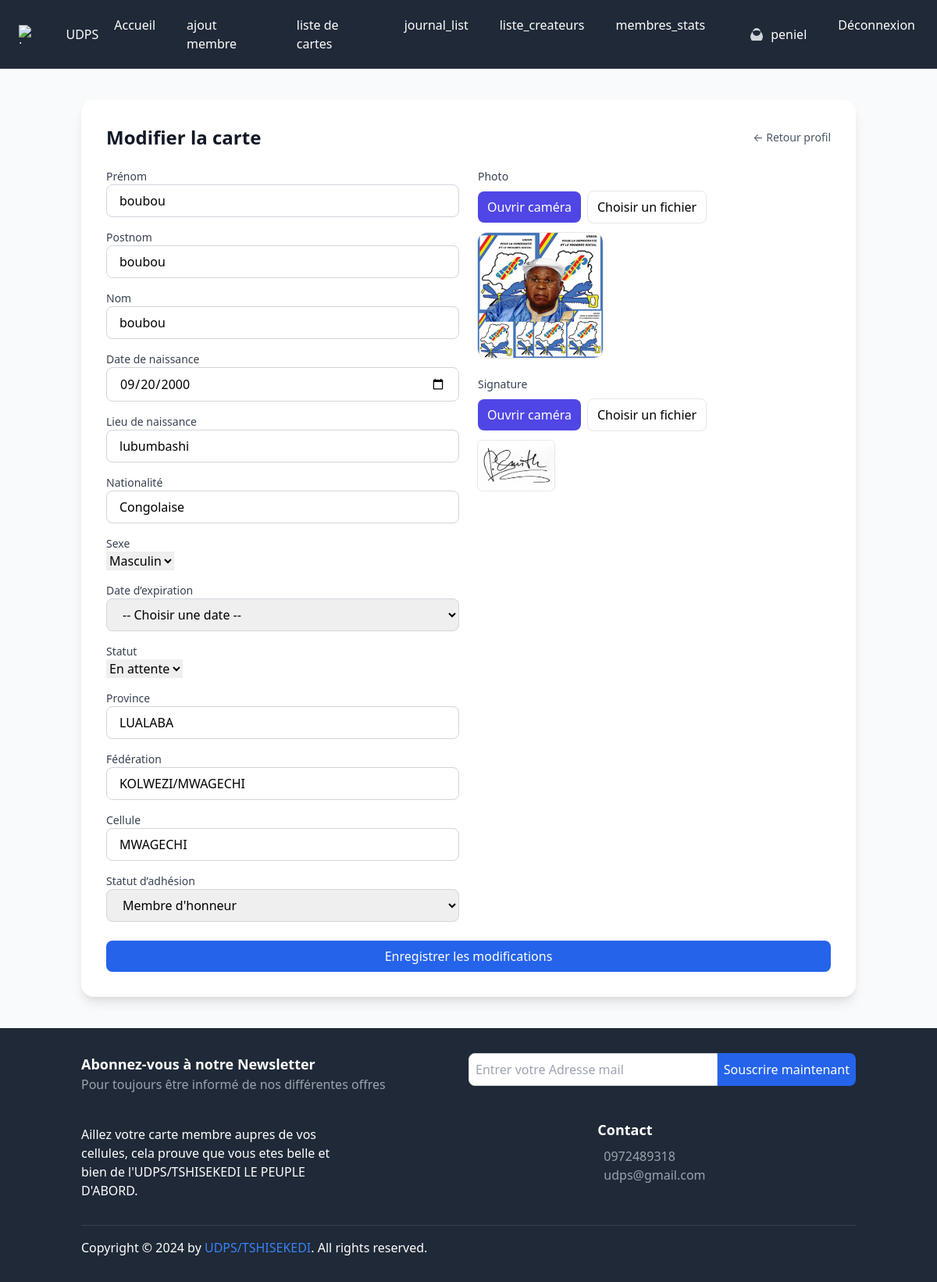
The app's page /user/user/carte/17/modifier/ (signed in), older data.
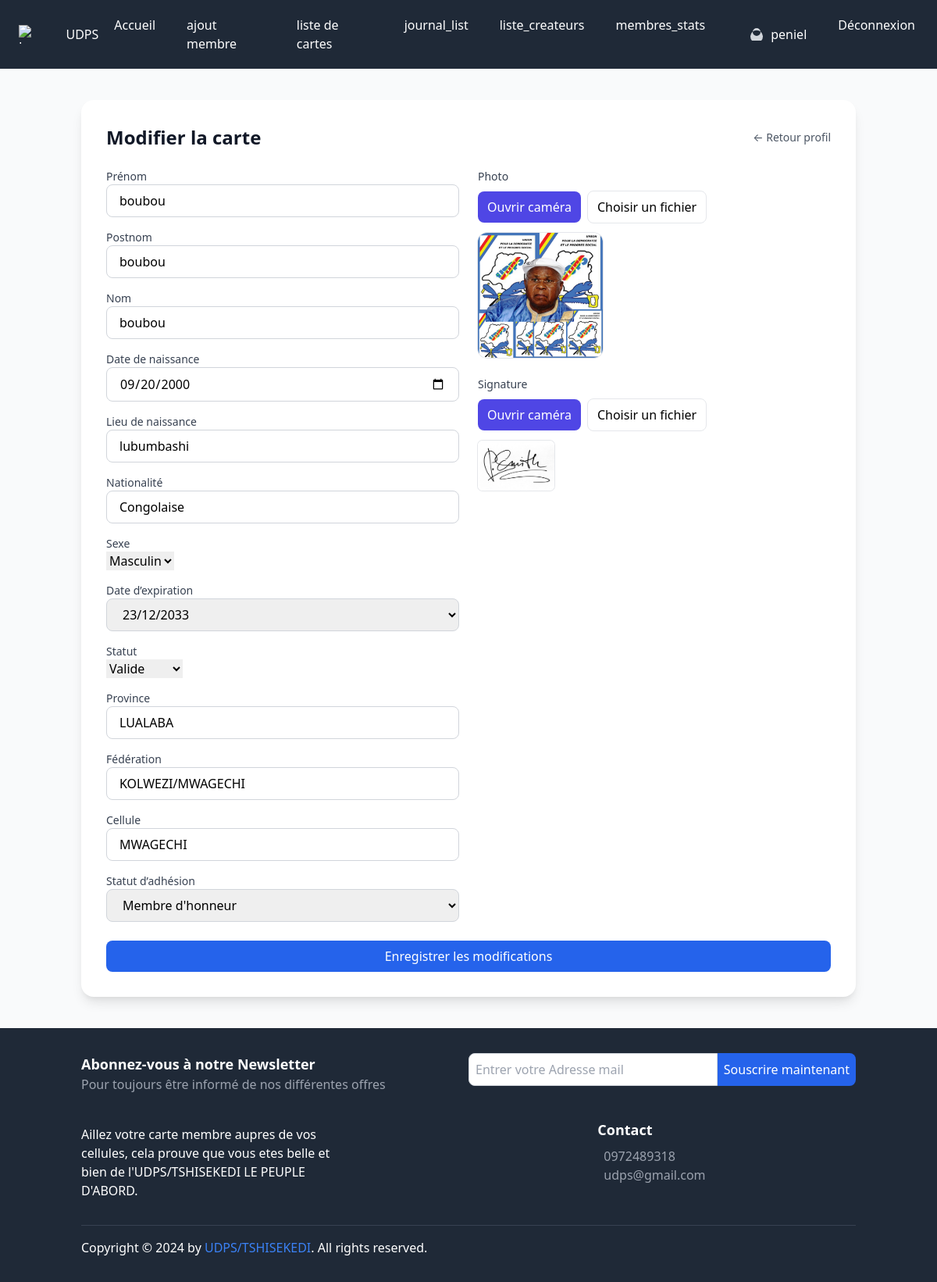
The same page, newer data.
### core/models.py (models this page shows, shortened)
class Citoyen(models.Model):
    STATUT_CHOICES = (
        ("pending", "En attente"),
        ("valid", "Valide"),
        ("invalid", "Invalide"),
    )
    SEXE_CHOICES = (
        ("M", "Masculin"),
        ("F", "Féminin"),
    )
    ADHESION_CHOICES = (
        ("membre_honneur", "Membre d'honneur"),
        ("president_federation", "Président Fédération"),
        ("president_cellule", "Président Cellule"),
    )
    prenom = models.CharField(max_length=100)
    postnom = models.CharField(max_length=100, blank=True, null=True)
    nom = models.CharField(max_length=100)
    date_naissance = models.DateField()
    lieu_naissance = models.CharField(max_length=150, blank=True, null=True)
    nationalite = models.CharField(max_length=100, default="Congolaise")
    sexe = models.CharField(max_length=1, choices=SEXE_CHOICES, default="M")
    province = models.CharField(max_length=150, blank=True, null=True)
    federation = models.CharField(max_length=150, blank=True, null=True)
    cellule = models.CharField(max_length=150, blank=True, null=True)
    statut_adhesion = models.CharField(
        max_length=30,
        choices=ADHESION_CHOICES,
        default="membre_honneur"
    )
    photo = models.ImageField(upload_to="citoyens/photos/", blank=True, null=True)
    signature = models.ImageField(upload_to="citoyens/signatures/", blank=True, null=True)
    numero_identite = models.CharField(max_length=20, unique=True, blank=True)
    statut = models.CharField(max_length=10, choices=STATUT_CHOICES, default="pending")
    qr_code = models.ImageField(upload_to="citoyens/qrcodes/", blank=True, null=True)
    date_expiration_fk = models.ForeignKey(
        "DateExpirationfk",
        on_delete=models.SET_NULL,
        null=True,
        blank=True,
        related_name="citoyens"
    )
    date_creation = models.DateTimeField(auto_now_add=True)
    cree_par = models.ForeignKey(
        settings.AUTH_USER_MODEL,
        on_delete=models.SET_NULL,
        null=True,
        related_name="citoyens_crees"
    )
    valide_par = models.ForeignKey(
        settings.AUTH_USER_MODEL,
        on_delete=models.SET_NULL,
        null=True,
        blank=True,
        related_name="citoyens_valides"
    )

### core/views.py (the view)
# urls.py: path('user/carte/<int:citoyen_id>/modifier/', views.modifier_carte, name='modifier_carte'),
@login_required(login_url="signin")
def modifier_carte(request, citoyen_id):
    citoyen = get_object_or_404(Citoyen, id=citoyen_id)
    if request.user != citoyen.cree_par:
        messages.error(request, "Vous n'êtes pas autorisé à modifier cette carte.")
        return redirect("profile")
    if request.method == "POST":
        form = CitoyenForm(request.POST, request.FILES, instance=citoyen)
        if form.is_valid():
            form.save()
            messages.success(request, "Carte citoyenne modifiée avec succès ✅")
            return redirect("profile", user_id=request.user.id)
    else:
        form = CitoyenForm(instance=citoyen)
    return render(request, "core/modifier_carte.html", {
        "form": form,
        "citoyen": citoyen
    })

### core/templates/core/modifier_carte.html (shortened to what the changed rows need)
{% extends "base.html" %}
{% load static %}
{% load widget_tweaks %}
{% block content %}
<div class="min-h-screen bg-gray-50 py-10">
  <div class="max-w-5xl mx-auto px-4">
    <div class="bg-white shadow-lg rounded-2xl p-6 md:p-8 transition-all duration-300">
      <div class="flex items-center justify-between mb-6">
        <h1 class="text-xl md:text-2xl font-semibold text-gray-900">Modifier la carte </h1>
      </div>
      <form method="POST" enctype="multipart/form-data" class="mt-6 grid grid-cols-1 md:grid-cols-2 gap-6">
        <div class="space-y-4">
            <div>
                <label class="block text-sm font-medium text-gray-700">Prénom</label>
                <input type="text" name="prenom" value="{{ form.prenom.value|default_if_none:citoyen.prenom }}" required
                       class="w-full px-4 py-2 border border-gray-300 rounded-lg focus:ring-2 focus:ring-blue-500">
            </div>
            <div>
                <label class="block text-sm font-medium text-gray-700">Postnom</label>
                <input type="text" name="postnom" value="{{ form.postnom.value|default_if_none:citoyen.postnom }}" required
                       class="w-full px-4 py-2 border border-gray-300 rounded-lg focus:ring-2 focus:ring-blue-500">
            </div>
            <div>
                <label class="block text-sm font-medium text-gray-700">Nom</label>
                <input type="text" name="nom" value="{{ form.nom.value|default_if_none:citoyen.nom }}" required
                       class="w-full px-4 py-2 border border-gray-300 rounded-lg focus:ring-2 focus:ring-blue-500">
            </div>
            <div>
                <label class="block text-sm font-medium text-gray-700">Date de naissance</label>
                <input
                    id="date_naissance"
                    name="date_naissance"
                    value="{{ form.date_naissance.value|default_if_none:citoyen.date_naissance|date:'Y-m-d' }}"
                    placeholder="jj/mm/aaaa"
                    required
                    class="w-full px-4 py-2 border border-gray-300 rounded-lg focus:ring-2 focus:ring-blue-500"
                >
            </div>
            <div>
                <label class="block text-sm font-medium text-gray-700">Lieu de naissance</label>
                <input type="text" name="lieu_naissance" value="{{ form.lieu_naissance.value|default_if_none:citoyen.lieu_naissance }}"
                       class="w-full px-4 py-2 border border-gray-300 rounded-lg focus:ring-2 focus:ring-blue-500">
            </div>
            <div>
                <label class="block text-sm font-medium text-gray-700">Nationalité</label>
                <input type="text" name="nationalite" value="{{ form.nationalite.value|default_if_none:citoyen.nationalite }}"
                       class="w-full px-4 py-2 border border-gray-300 rounded-lg focus:ring-2 focus:ring-blue-500">
            </div>
            <div>
                <label class="block text-sm font-medium text-gray-700">Sexe</label>
                {{ form.sexe }}
            </div>
            <div>
              <label class="block text-sm font-medium text-gray-700">Date d’expiration</label>
              <select
                  id="date_expiration_fk"
                  name="date_expiration_fk"
                  class="w-full px-4 py-2 border border-gray-300 rounded-lg focus:ring-2 focus:ring-blue-500"
              >
                  <option value="">-- Choisir une date --</option>
                  {% for obj in form.date_expiration_fk.field.queryset %}
                    <option value="{{ obj.id }}"
                      {% if form.date_expiration_fk.value == obj.id or citoyen.date_expiration_fk_id == obj.id %}selected{% endif %}>
                      {{ obj.date|date:"d/m/Y" }}
                    </option>
                  {% endfor %}
              </select>
            </div>
            <div>
                <label class="block text-sm font-medium text-gray-700">Statut</label>
                {{ form.statut }}
            </div>
            <div>
                <label class="block text-sm font-medium text-gray-700">Province</label>
                {% render_field form.province class="w-full px-4 py-2 border border-gray-300 rounded-lg focus:ring-2 focus:ring-blue-500" %}
            </div>
            <div>
                <label class="block text-sm font-medium text-gray-700">Fédération</label>
                {% render_field form.federation class="w-full px-4 py-2 border border-gray-300 rounded-lg focus:ring-2 focus:ring-blue-500" %}
            </div>
            <div>
                <label class="block text-sm font-medium text-gray-700">Cellule</label>
                {% render_field form.cellule class="w-full px-4 py-2 border border-gray-300 rounded-lg focus:ring-2 focus:ring-blue-500" %}
            </div>
            <div>
                <label class="block text-sm font-medium text-gray-700">Statut d’adhésion</label>
                {% render_field form.statut_adhesion class="w-full px-4 py-2 border border-gray-300 rounded-lg focus:ring-2 focus:ring-blue-500" %}
            </div>
        </div>
<div class="space-y-6">
    <div>
      <div class="mt-3">
        {% if citoyen.photo %}
          <img id="photoPreview" src="{{ citoyen.photo.url }}" class="w-40 h-40 object-cover rounded-xl ring-1 ring-gray-200">
        {% else %}
          <img id="photoPreview" class="w-40 h-40 object-cover rounded-xl hidden ring-1 ring-gray-200">
        {% endif %}
      </div>
    </div>
    <div>
      <div class="mt-3">
        {% if citoyen.signature %}
          <img id="signaturePreview" src="{{ citoyen.signature.url }}" class="h-16 object-contain rounded-md ring-1 ring-gray-200 bg-white">
        {% else %}
          <img id="signaturePreview" class="h-16 object-contain rounded-md hidden ring-1 ring-gray-200 bg-white">
        {% endif %}
      </div>
    </div>
  </div>
    </form>
    </div>
  </div>
</div>
{% endblock %}

Row changes from the older to the newer data that the page shows:
changed Citoyen "boubou": statut "En attente" → "Valide"
Text that changed along with them:
form field date_expiration_fk: "-- Choisir une date --" → "23/12/2033"
